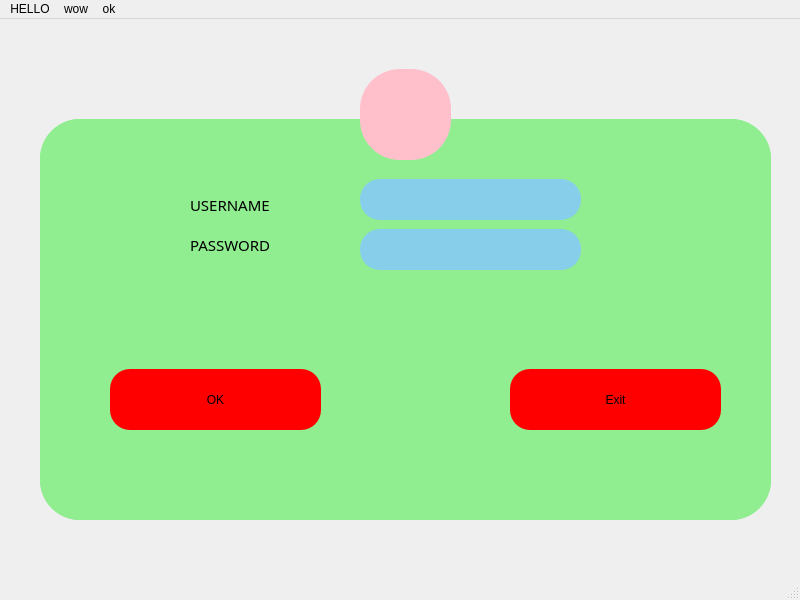
<?xml version="1.0" encoding="UTF-8"?>
<ui version="4.0">
 <class>hello</class>
 <widget class="QMainWindow" name="hello">
  <property name="geometry">
   <rect>
    <x>0</x>
    <y>0</y>
    <width>800</width>
    <height>600</height>
   </rect>
  </property>
  <property name="windowTitle">
   <string>hello</string>
  </property>
  <property name="styleSheet">
   <string notr="true">
background:url(\Shreyam\download.jpg);
</string>
  </property>
  <property name="tabShape">
   <enum>QTabWidget::Triangular</enum>
  </property>
  <widget class="QWidget" name="centralwidget">
   <widget class="QStackedWidget" name="stackedWidget">
    <property name="geometry">
     <rect>
      <x>40</x>
      <y>100</y>
      <width>731</width>
      <height>401</height>
     </rect>
    </property>
    <property name="styleSheet">
     <string notr="true">background:green;
border-radius:40px;
background:lightgreen;
</string>
    </property>
    <property name="currentIndex">
     <number>0</number>
    </property>
    <widget class="QWidget" name="page">
     <widget class="QPushButton" name="pushButton_2">
      <property name="geometry">
       <rect>
        <x>470</x>
        <y>250</y>
        <width>211</width>
        <height>61</height>
       </rect>
      </property>
      <property name="styleSheet">
       <string notr="true">background:red;
color:Black;
border-radius:20px;</string>
      </property>
      <property name="text">
       <string>Exit</string>
      </property>
     </widget>
     <widget class="QPushButton" name="pushButton">
      <property name="geometry">
       <rect>
        <x>70</x>
        <y>250</y>
        <width>211</width>
        <height>61</height>
       </rect>
      </property>
      <property name="styleSheet">
       <string notr="true">background:red;
color:Black;
border-radius:20px;</string>
      </property>
      <property name="text">
       <string>OK</string>
      </property>
     </widget>
     <widget class="QLabel" name="label">
      <property name="geometry">
       <rect>
        <x>150</x>
        <y>70</y>
        <width>91</width>
        <height>31</height>
       </rect>
      </property>
      <property name="font">
       <font>
        <family>MV Boli</family>
        <pointsize>11</pointsize>
       </font>
      </property>
      <property name="text">
       <string>USERNAME</string>
      </property>
     </widget>
     <widget class="QLineEdit" name="username">
      <property name="geometry">
       <rect>
        <x>320</x>
        <y>60</y>
        <width>221</width>
        <height>41</height>
       </rect>
      </property>
      <property name="styleSheet">
       <string notr="true">border-radius:20px;
background:skyblue;</string>
      </property>
     </widget>
     <widget class="QLabel" name="label_2">
      <property name="geometry">
       <rect>
        <x>150</x>
        <y>110</y>
        <width>91</width>
        <height>31</height>
       </rect>
      </property>
      <property name="font">
       <font>
        <family>MV Boli</family>
        <pointsize>11</pointsize>
       </font>
      </property>
      <property name="text">
       <string>PASSWORD</string>
      </property>
     </widget>
     <widget class="QLineEdit" name="password">
      <property name="geometry">
       <rect>
        <x>320</x>
        <y>110</y>
        <width>221</width>
        <height>41</height>
       </rect>
      </property>
      <property name="styleSheet">
       <string notr="true">border-radius:20px;
background:skyblue;</string>
      </property>
      <property name="echoMode">
       <enum>QLineEdit::PasswordEchoOnEdit</enum>
      </property>
     </widget>
    </widget>
    <widget class="QWidget" name="page_2"/>
   </widget>
   <widget class="QLabel" name="label_3">
    <property name="geometry">
     <rect>
      <x>360</x>
      <y>50</y>
      <width>91</width>
      <height>91</height>
     </rect>
    </property>
    <property name="font">
     <font>
      <family>Nepali</family>
      <pointsize>10</pointsize>
     </font>
    </property>
    <property name="styleSheet">
     <string notr="true">border-radius:40px;

background:pink;
</string>
    </property>
    <property name="text">
     <string/>
    </property>
   </widget>
  </widget>
  <widget class="QMenuBar" name="menubar">
   <property name="geometry">
    <rect>
     <x>0</x>
     <y>0</y>
     <width>800</width>
     <height>21</height>
    </rect>
   </property>
   <widget class="QMenu" name="menuHELLO">
    <property name="title">
     <string>HELLO</string>
    </property>
   </widget>
   <widget class="QMenu" name="menuwow">
    <property name="title">
     <string>wow</string>
    </property>
    <addaction name="separator"/>
   </widget>
   <widget class="QMenu" name="menuok">
    <property name="title">
     <string>ok</string>
    </property>
   </widget>
   <addaction name="menuHELLO"/>
   <addaction name="menuwow"/>
   <addaction name="menuok"/>
  </widget>
  <widget class="QStatusBar" name="statusbar"/>
 </widget>
 <tabstops>
  <tabstop>username</tabstop>
  <tabstop>password</tabstop>
  <tabstop>pushButton</tabstop>
  <tabstop>pushButton_2</tabstop>
 </tabstops>
 <resources/>
 <connections>
  <connection>
   <sender>pushButton_2</sender>
   <signal>clicked()</signal>
   <receiver>hello</receiver>
   <slot>close()</slot>
   <hints>
    <hint type="sourcelabel">
     <x>324</x>
     <y>391</y>
    </hint>
    <hint type="destinationlabel">
     <x>243</x>
     <y>138</y>
    </hint>
   </hints>
  </connection>
  <connection>
   <sender>password</sender>
   <signal>returnPressed()</signal>
   <receiver>hello</receiver>
   <slot>show()</slot>
   <hints>
    <hint type="sourcelabel">
     <x>366</x>
     <y>312</y>
    </hint>
    <hint type="destinationlabel">
     <x>539</x>
     <y>129</y>
    </hint>
   </hints>
  </connection>
 </connections>
</ui>
